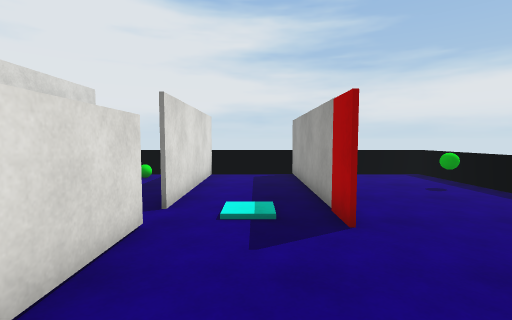
view 1 (above)

14 first-person views from a walk through a 3-D level made in the Unity game engine. The camera is 1.4 m above the floor, tilts 4° down and sees 85° across. The floor is counted in squares, 1 m on a side. Each view is taken from the middle of a square. On the plan, view 1 faces up. The plan holds only what a view shows up to about 14 squares ahead; the rest is blank. The player is left out. Surface patterns are stand-ins for the level's own textures.

view 2
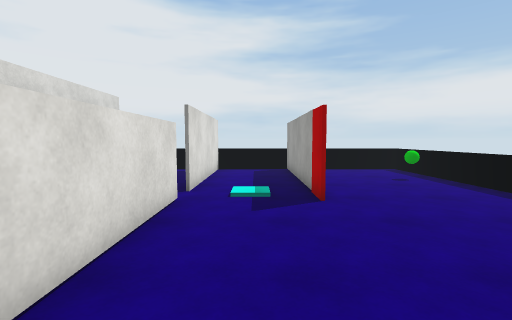

view 3
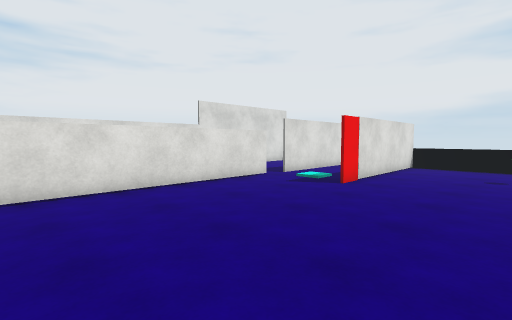

view 4
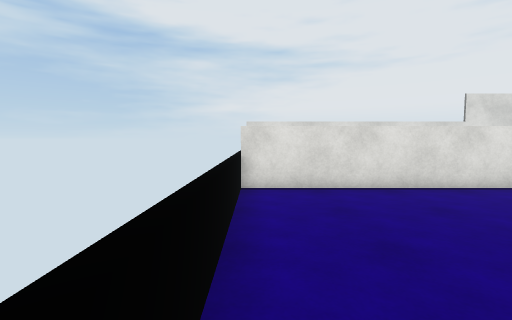

view 5
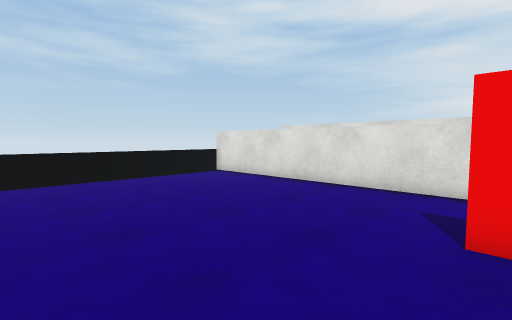

view 6
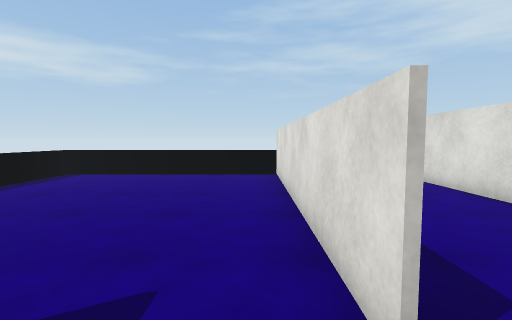

view 7
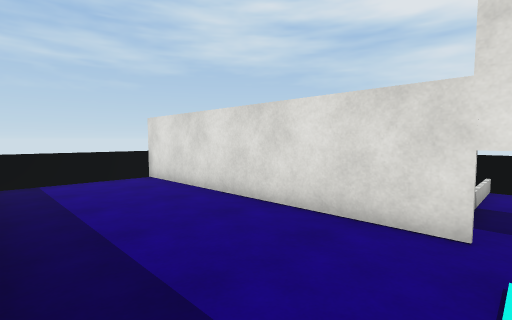

view 8
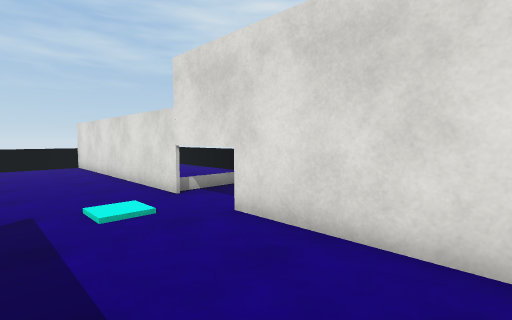

view 9
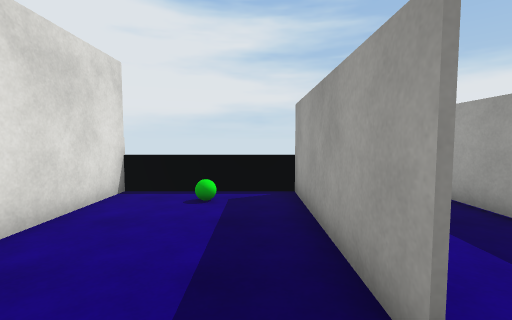

view 10
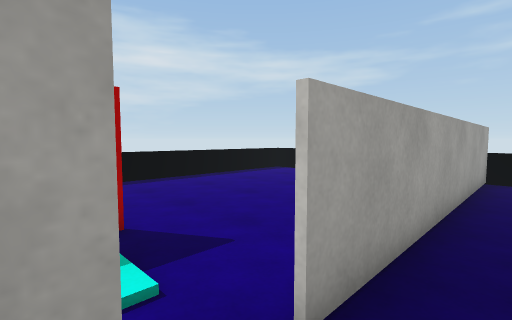

view 11
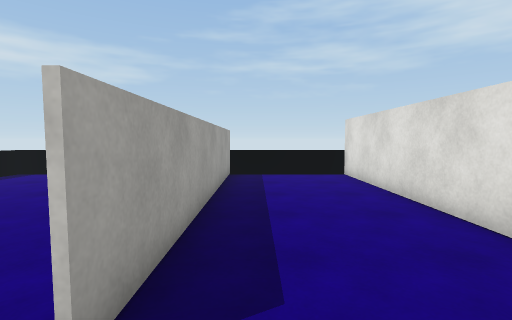

view 12
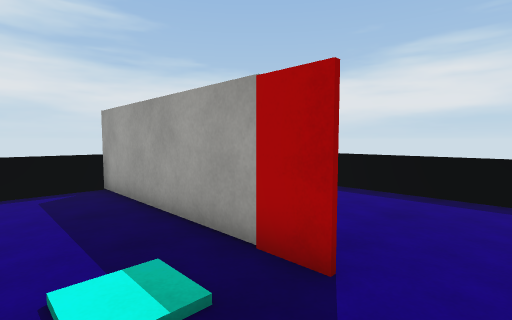

view 13
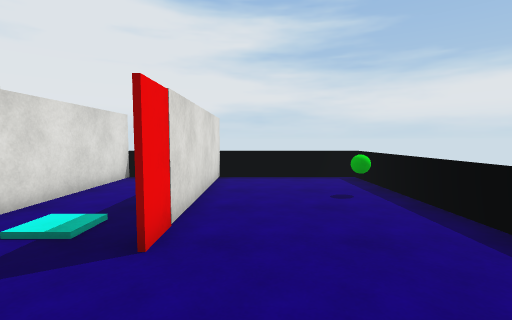

view 14
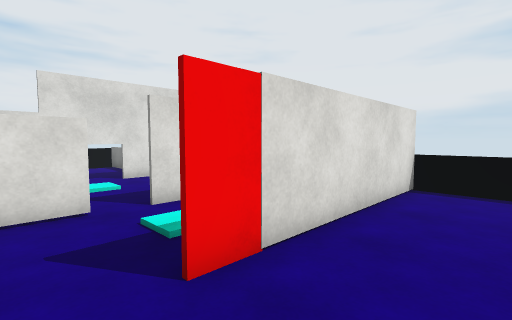

### Floor plan
Points are (right, up) in squares from view 1. A wall is a line through its corners. A room is listed if a view was taken in it or the views show most of it. See-through windows are left out.
Room 1 (views 1, 2, 3, 4, 5, 6, 12, 13, 14)
walls: (1.5, 4.4) (1.5, 11.8); (-1.8, 4.5) (-1.8, -5.5); (1.6, 11.8) (1.6, 4.4); (-1.8, 11.6) (-1.8, 5.6)
low walls: (-1.9, -5.4) (6.8, -5.4) (6.8, 11.6) (-1.9, 11.6)
ways out: opening at (-2, 5) to room 2
objects: green ball (6, 8)
Room 2 (views 7, 8, 9, 10, 11)
walls: (-1.9, 5.6) (-1.9, 11.6); (-1.9, -5.5) (-1.9, 4.5); (-6.6, 11.6) (-6.6, -5.4)
low walls: (-6.6, -5.4) (-1.9, -5.4); (-1.9, 11.6) (-6.6, 11.6)
ways out: opening at (-2, 5) to room 1

Positions as (right, up) in squares from view 1, and headings:
1: (0, 0), facing up
2: (0, -2), facing up
3: (6, -4), facing up-left
4: (6, -5), facing left
5: (6, 5), facing down-left
6: (-1, 6), facing down
7: (-2, 5), facing down-left
8: (-3, 11), facing down-left
9: (-3, 4), facing up
10: (-3, 6), facing down-right
11: (-3, 6), facing down
12: (-1, 3), facing up-right
13: (3, 1), facing up
14: (4, 3), facing up-left
